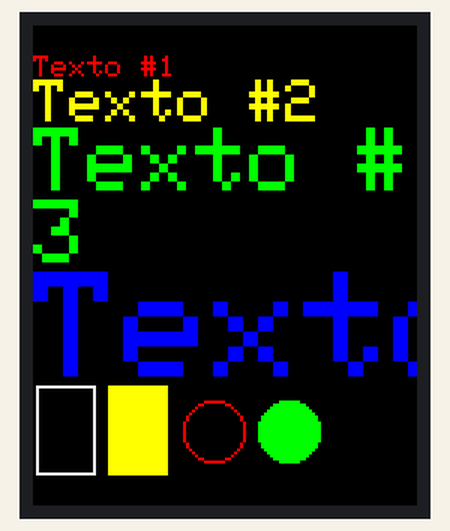
Simulated run of this sketch. Board: Arduino Uno, built with avr-gcc and run on an emulated ATmega328P. Parts: 128×160 colour display.

Above: at 1.7 s.
At 3.3 s:
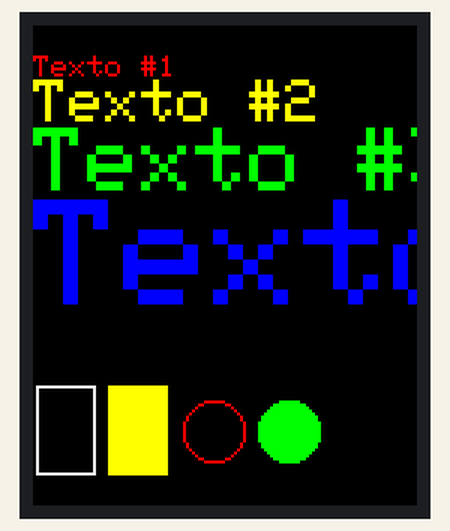

The sketch:

exemplo1.ino
```cpp
#include <Adafruit_ST7735.h>

const int PIN_CLK = 5;
const int PIN_SDA = 7;
const int PIN_RS = 4;
const int PIN_RST = 3;
const int PIN_CS = 2;

Adafruit_ST7735 tft = Adafruit_ST7735(PIN_CS, PIN_RS, PIN_SDA, PIN_CLK, PIN_RST);

void setup(void) {
  tft.initR(INITR_BLACKTAB);
}

void loop() {
  delay(1500);
  tft.fillScreen(ST77XX_BLACK);
  tft.setCursor(0, 10);

  tft.setTextColor(ST77XX_RED);
  tft.setTextSize(1);
  tft.println("Texto #1");

  tft.setTextColor(ST77XX_YELLOW);
  tft.setTextSize(2);
  tft.println("Texto #2");

  tft.setTextColor(ST77XX_GREEN);
  tft.setTextSize(3);
  tft.println("Texto #3");

  tft.setTextWrap(false); // desabilita quebra de linha
  tft.setTextColor(ST77XX_BLUE);
  tft.setTextSize(5);
  tft.println("Texto #4");

  // x, y, largura, altura, cor
  tft.drawRect(1, 120, 20, 30, ST77XX_WHITE);
  tft.fillRect(25, 120, 20, 30, ST77XX_YELLOW);

  // x, y, raio, cor
  tft.drawCircle(60, 135, 10, ST77XX_RED);
  tft.fillCircle(85, 135, 10, ST77XX_GREEN);
}
```

Measured:
- what the display in image 0 shows lasts 1.5 s, from 1.7 s to 3.2 s
